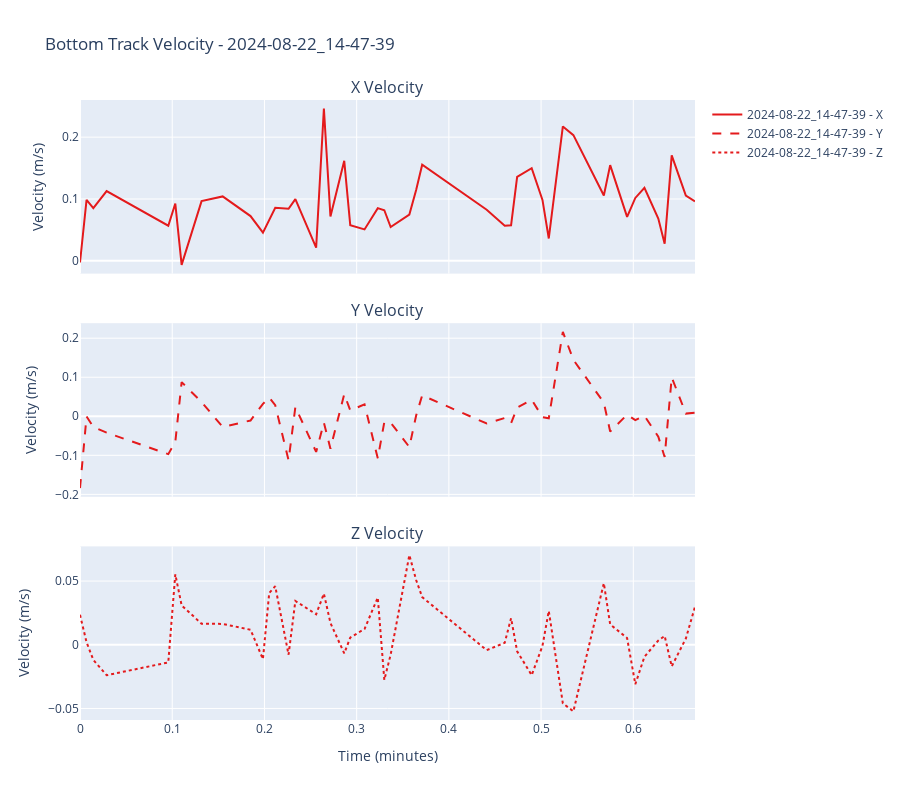

The notebook cell saved with this chart:
### Code cell
# BOTTOM TRACK VELOCITY VISUALIZATION — compact
if 'bottomtrack' in analyzer.available_sensors:
    if BAG_SELECTION:
        analyzer.plot_bottomtrack_velocity(BAG_SELECTION, interactive=(PLOT_STYLE == "interactive"))
    else:
        analyzer.plot_bottomtrack_velocity(None, interactive=(PLOT_STYLE == "interactive"))
else:
    print("No bottom track data available")
